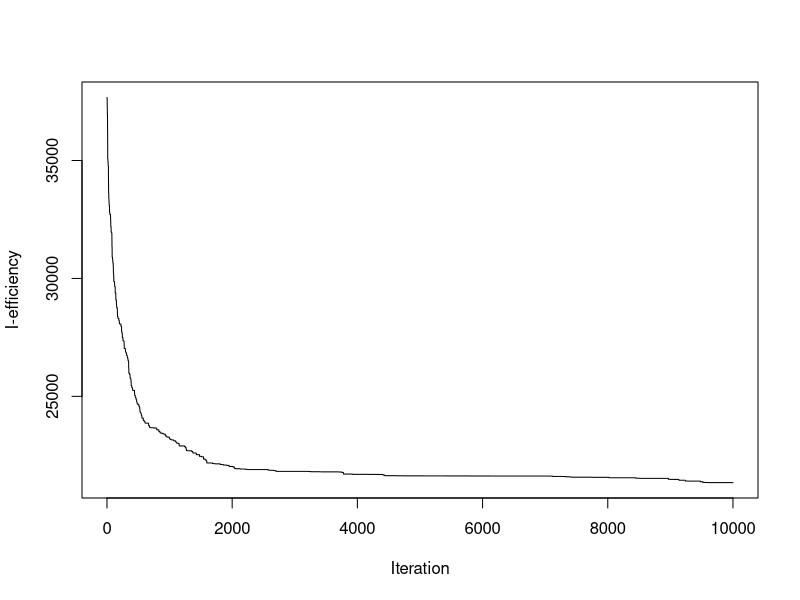

Write R code to recreate this figure. (Note: this script raises an error after producing the figure.)
# SOURCE CODE FOR IOPTOOFA

# libraries
library(combinat)
library(matrixcalc)
library(ggplot2)
library(reshape2)


library(foreach)
library(doParallel)
############ Functions




### generates the full design with all m! permutations
generate_full_design <- function(m){
  
  Plist <- permn(1:m) ## get all permutations of 1:m
  return(matrix(unlist(Plist),byrow=TRUE,nrow=factorial(m)))
  
}


# design_to_PWO
# takes a design matrix D whose rows are permutations of (1:m)
# transforms to matrix of PWO variables
design_to_PWO <- function(D){
  m <- ncol(D)
  n <- nrow(D)
  q <- choose(m, 2)
  X <- matrix(NA, nrow = n, ncol = q)
  cnames <- numeric(q+1)
  cnames[1] <- "Intercept"
  ind0 <- 2
  for(i in 1:(m-1)){
    for(j in (i+1):m){
      cnames[ind0] <- paste("z", i, j, sep = "")
      ind0 <- ind0 + 1
    }
  }
  for(row in 1:n){
    index <- 1
    for(i in 1:(m-1)){
      for(j in (i+1):m){
        k <- which(D[row,] == i)
        l <- which(D[row,] == j)
        X[row, index] <- sign(l-k)
        index <- index + 1
      }
    }
  }
  # cbind(1, X) adds a column of 1s for the intercept
  X <- cbind(1, X)
  colnames(X) <- cnames
  return(X)
  
}

trace <- function(X){
  return(sum(diag(X)))
}

I_efficiency <- function(X, B){
  
  M <- t(X)%*%X/nrow(X)
  if(is.singular.matrix(M)){
    return(1e10)
  }
  
  return(trace( solve(M)%*%B))
  
}

# random_exchange
# randomly selects adjacent pairs of components to swap
# performs the swap if it improves I optimality
# TODO: Try to improve this. Move of the iterations are being wasted..
# inputs: 
# D: a n by m matrix of permutations of (1:m)
# B: the B matrix for the I opt criterion
# max_iter: max number of iterations, default is 1e4
random_exchange <- function(D, B, max_iter = 1e4){
  Dold <- D
  m <- ncol(Dold)
  n <- nrow(Dold)
  Xold <- design_to_PWO(Dold)
  Cold <- solve(t(Xold)%*%Xold)
  Iold <- trace(Cold%*%B)
  # Iold <- I_efficiency(Xold, B)
  delta <- Inf
  Ieffs <- numeric(max_iter)
  for(iter in 1:max_iter){
    
    print(paste("Iteration", iter, sep = " "))
    
    
    i <- sample(1:n, 1)  # random row
    j<- sample(1:(m-1),1) # random column
    
    Dnew <- Dold
    # exchange component j with component (j+1)
    Dnew[i,j] <- Dold[i,j+1]
    Dnew[i,j+1] <- Dold[i, j]
    XY <- design_to_PWO(rbind(Dold[i,], Dnew[i,]))
    x <- XY[1,]
    y <- XY[2,]
    F1 <- cbind(y,-x)
    F2 <- cbind(y,x)
    I2 <- diag(2)
    Cnew <- Cold - Cold%*%F1%*%solve(I2 + t(F2)%*%Cold%*%F1)%*%t(F2)%*%Cold
    Inew <- trace(Cnew%*%B)
    # Xnew <- design_to_PWO(Dnew)
    # Inew <- I_efficiency(Xnew, B)
    if(Inew < Iold){
      Iold <- Inew
      Dold <- Dnew
      Cold <- Cnew
    }
    Ieffs[iter] <- Iold
    
    
    
    
  }
  
  plot(1:max_iter, Ieffs, type = "l", ylab = "I-efficiency", xlab = "Iteration")
  
  return(Dold)
  
  
}

### simulated annealing
simulated_annealing <- function(D, B, max_iter = 1e4){
  Dold <- D
  m <- ncol(Dold)
  n <- nrow(Dold)
  Xold <- design_to_PWO(Dold)
  Cold <- solve(t(Xold)%*%Xold)
  Iold <- trace(Cold%*%B)
  # Iold <- I_efficiency(Xold, B)
  delta <- Inf
  Ieffs <- numeric(max_iter)
  for(iter in 1:max_iter){
    
    print(paste("Iteration", iter, sep = " "))
    
    
    i <- sample(1:n, 1)  # random row
    j<- sample(1:(m-1),1) # random column
    
    Dnew <- Dold
    # exchange component j with component (j+1)
    Dnew[i,j] <- Dold[i,j+1]
    Dnew[i,j+1] <- Dold[i, j]
    XY <- design_to_PWO(rbind(Dold[i,], Dnew[i,]))
    x <- XY[1,]
    y <- XY[2,]
    F1 <- cbind(y,-x)
    F2 <- cbind(y,x)
    I2 <- diag(2)
    Cnew <- Cold - Cold%*%F1%*%solve(I2 + t(F2)%*%Cold%*%F1)%*%t(F2)%*%Cold
    Inew <- trace(Cnew%*%B)
    u = runif(1)
    if(u<exp(-(Inew-Iold)*log(iter+1))){
      Iold <- Inew
      Dold <- Dnew
      Cold <- Cnew
    }
    Ieffs[iter] <- Iold
  }
  plot(1:max_iter, Ieffs, type = "l", ylab = "I-efficiency", xlab = "Iteration")
  return(Dold)
}


###--------------------------------
### Test of functions when m=8,n=60
###--------------------------------

m <- 8  # number of components
n <- 60 # target sample size


Df <- generate_full_design(m)
Xf <- design_to_PWO(Df)
Bf <- t(Xf)%*%Xf  # this is the B matrix for I optimality
I_full <- I_efficiency(Xf, Bf) # I optimality criterion for the full design

set.seed(1234)
start_found <- FALSE
# we need to find a starting design with n rows that is not singular
while(!start_found){
  D_start <- Df[sample(1:nrow(Df),n),]
  X_start <- design_to_PWO(D_start)
  M_start <- t(X_start)%*%X_start
  if(!is.singular.matrix(M_start)){
    start_found <- TRUE
    print("Found initial matrix")
  }
}


D_out <- random_exchange(D_start, Bf)
X_out <- design_to_PWO(D_out)
I_out <- I_efficiency(X_out, Bf)
print(I_full/I_out) # this is the relative efficiency



### test for multiple n when m is any positive integer, default to be 5.

set.seed(1234)

# The value of tot_iter, m, nlist needs to be input by hand
tot_iter = 100
m = 5
nlist = c(30,60,90)

###################################################################
###A function to test for m and multiple n for random exchange###
###################################################################

PWO_test = function(tot_iter = 100,m = 5,nlist = c(30,60,90)){
  
  
  
  # I_list = matrix(NA,nrow = tot_iter, ncol = length(nlist))
  I_list <- list()
  
  I_name = rep(0,length(nlist))
  for (j in 1:length(nlist)) {
    I_name[j] <- c(paste("m=", m, ",n=", nlist[j], sep = ""))
  }
  
  
  # colnames(I_list) = I_name
  
  for (n in 1:length(nlist)) {
    Df <- generate_full_design(m)
    Xf <- design_to_PWO(Df)
    Bf <- t(Xf)%*%Xf  # this is the B matrix for I optimality
    I_full <- I_efficiency(Xf, Bf) # I optimality criterion for the full design
    
    n.cores <- parallel::detectCores() - 1
    my.cluster <- parallel::makeCluster(n.cores)
    registerDoParallel(my.cluster, n.cores)
    
    I_list_tmp <- foreach(iter = 1:tot_iter,
                          .combine = 'c',
                          .errorhandling = "stop") %dopar% {
                              start_found <- FALSE
                              # we need to find a starting design with n rows that is not singular
                              while(!start_found){
                                D_start <- Df[sample(1:nrow(Df),nlist[n]),]
                                X_start <- design_to_PWO(D_start)
                                M_start <- t(X_start)%*%X_start
                                if(!is.singular.matrix(M_start)){
                                  start_found <- TRUE
                                  print("Found initial matrix")
                                }
                              }
                              D_out <- random_exchange(D_start, Bf)
                              X_out <- design_to_PWO(D_out)
                              I_out <- I_efficiency(X_out, Bf)
                              # I_list[iter,n]=I_full/I_out
                              I_full/I_out
                          }
    
    # I_list[,n] <- I_list_tmp
    print(I_list_tmp)
    I_list[[n]] <- I_list_tmp
    parallel::stopCluster(my.cluster)
    
  }
  
  return(I_list)
  
  
  # I_mean_mat=matrix(apply(I_list, 2, mean),ncol = length(nlist),byrow = FALSE)
  # I_mean_mat=matrix(lapply(I_list, mean),ncol = length(nlist),byrow = FALSE)
  # 
  # rownames(I_mean_mat)=c(paste("m=", m, sep = ""))
  # colnames(I_mean_mat)=c(paste("n=", nlist, sep = ""))
  # 
  # preplot = matrix(I_list,ncol=1)
  # preplot = as.data.frame(cbind(preplot,rep(nlist,each=tot_iter)))
  # 
  # colnames(preplot)=c("Ieff","n")
  # preplot$n=as.factor(preplot$n)
  # 
  # p <- ggplot(preplot, aes(x=n, y=Ieff)) + 
  #   geom_boxplot()+ggtitle(paste("Box plot for different subset sizes when m =",m)) +
  #   ylab("Relative I-efficiency")
  # return(p)
  
}

PWO_test(100,5,c(30,60,90))

test_10 = PWO_test(100,10,c(30,60,90))


#####################################################################
###A function to test for m and multiple n for simulated annealing###
#####################################################################

sa_test = function(tot_iter = 100,m = 5,nlist = c(30,60,90)){
  I_list = matrix(NA,nrow = tot_iter, ncol = length(nlist))
  
  I_name = rep(0,length(nlist))
  for (j in 1:length(nlist)) {
    I_name[j] <- c(paste("m=", m, ",n=", nlist[j], sep = ""))
  }
  
  
  colnames(I_list) = I_name
  
  for (n in 1:length(nlist)) {
    Df <- generate_full_design(m)
    Xf <- design_to_PWO(Df)
    Bf <- t(Xf)%*%Xf  # this is the B matrix for I optimality
    I_full <- I_efficiency(Xf, Bf) # I optimality criterion for the full design
    for (iter in 1:tot_iter) {
      start_found <- FALSE
      # we need to find a starting design with n rows that is not singular
      while(!start_found){
        D_start <- Df[sample(1:nrow(Df),nlist[n]),]
        X_start <- design_to_PWO(D_start)
        M_start <- t(X_start)%*%X_start
        if(!is.singular.matrix(M_start)){
          start_found <- TRUE
          print("Found initial matrix")
        }
      }
      D_out <- simulated_annealing(D_start, Bf)
      X_out <- design_to_PWO(D_out)
      I_out <- I_efficiency(X_out, Bf)
      I_list[iter,n]=I_full/I_out
    }
  }
  
  
  
  
  I_mean_mat=matrix(apply(I_list, 2, mean),ncol = length(nlist),byrow = FALSE)
  
  rownames(I_mean_mat)=c(paste("m=", m, sep = ""))
  colnames(I_mean_mat)=c(paste("n=", nlist, sep = ""))
  
  preplot = matrix(I_list,ncol=1)
  preplot = as.data.frame(cbind(preplot,rep(nlist,each=tot_iter)))
  
  colnames(preplot)=c("Ieff","n")
  preplot$n=as.factor(preplot$n)
  
  p <- ggplot(preplot, aes(x=n, y=Ieff)) + 
    geom_boxplot()+ggtitle(paste("Box plot for different subset sizes when m =",m)) +
    ylab("Relative I-efficiency")
  return(p)
  
}

sa_test(100,5,c(30,60,90))

test_10 = sa_test(100,10,c(30,60,90))


#--------------------------------------------
### Comparison between PWO and Simulated Annealing
#--------------------------------------------
set.seed(1234)
# tot_iter = 100
tot_iter = 30

# m = 5
# nlist = c(25,30,35)

m = 7
nlist = c(30, 40, 50)

I_list_PWO = matrix(NA,nrow = tot_iter, ncol = length(nlist))
I_list_annealing = matrix(NA,nrow = tot_iter, ncol = length(nlist))

I_name = rep(0,length(nlist))
for (j in 1:length(nlist)) {
  I_name[j] <- c(paste("m=", m, ",n=", nlist[j], sep = ""))
}


colnames(I_list) = I_name

for (n in 1:length(nlist)) {
  Df <- generate_full_design(m)
  Xf <- design_to_PWO(Df)
  Bf <- t(Xf)%*%Xf  # this is the B matrix for I optimality
  I_full <- I_efficiency(Xf, Bf) # I optimality criterion for the full design
  for (iter in 1:tot_iter) {
    start_found <- FALSE
    # we need to find a starting design with n rows that is not singular
    while(!start_found){
      D_start <- Df[sample(1:nrow(Df),nlist[n]),]
      X_start <- design_to_PWO(D_start)
      M_start <- t(X_start)%*%X_start
      if(!is.singular.matrix(M_start)){
        start_found <- TRUE
        print("Found initial matrix")
      }
    }
    D_out_PWO <- random_exchange(D_start, Bf)
    X_out_PWO <- design_to_PWO(D_out_PWO)
    I_out_PWO <- I_efficiency(X_out_PWO, Bf)
    I_list_PWO[iter,n]=I_full/I_out_PWO
    D_out_annealing <- simulated_annealing(D_start, Bf)
    X_out_annealing <- design_to_PWO(D_out_annealing)
    I_out_annealing <- I_efficiency(X_out_annealing, Bf)
    I_list_annealing[iter,n]=I_full/I_out_annealing
  }
}




I_mean_mat=matrix(apply(I_list, 2, mean),ncol = length(nlist),byrow = FALSE)

rownames(I_mean_mat)=c(paste("m=", m, sep = ""))
colnames(I_mean_mat)=c(paste("n=", nlist, sep = ""))

preplot = cbind(matrix(I_list_PWO,ncol = 1),matrix(I_list_annealing,ncol = 1))

preplot = as.data.frame(cbind(preplot,rep(nlist,each=tot_iter)))

colnames(preplot)=c("RandomExchange","AnnealingSimulation","n")
preplot$n=as.factor(preplot$n)

p1 <- ggplot(preplot, aes(x=n, y=Ieff1)) + 
  geom_boxplot()+ggtitle("Box plot for different subset sizes") +
  ylab("I-efficiency")
p1
p2 <- ggplot(preplot, aes(x=n, y=Ieff2)) + 
  geom_boxplot()+ggtitle("Box plot for different subset sizes") +
  ylab("I-efficiency")
p2
preplot_long = melt(preplot,id.vars = c("n"))
p <- ggplot(preplot_long, aes(x=n,y=value,fill=n))+
  geom_boxplot() + labs(title=paste("Algorithm Efficiency Comparison When m = ",m))+ facet_wrap(~variable) +  ylab("Relative I-efficiency")
p
